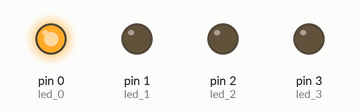
Recording of a program running on a simulated MicroPython board. Parts: output pins drawn as LEDs (lit = HIGH).

Above: at 0.5 s.
At 2.5 s:
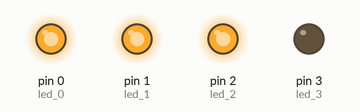
At 3.5 s:
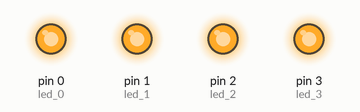
At 4.5 s:
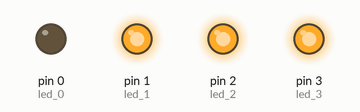
At 6.5 s:
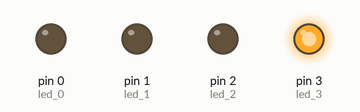
At 9.5 s:
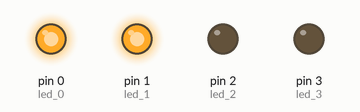
Timing chart, 0 to 10.4 s (numbered marks = the images above):
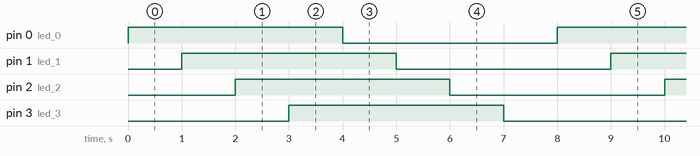

The program:

chenillard_4led_liste.py
```python
#Chenillard 4 leds liste

#Import des modules
from machine import Pin
import time

#Initialisation des leds
led_0 = Pin(0, Pin.OUT)
led_1 = Pin(1, Pin.OUT)
led_2 = Pin(2, Pin.OUT)
led_3 = Pin(3, Pin.OUT)

#Déclarer une liste de leds
LEDS = [led_0,led_1,led_2,led_3]

#Eteindre toutes les leds
for item in LEDS:
    item.value(0)

#Boucle infinie
while True:
    # Pour chaque led de la liste, inverser l’état de la led
    # Attendre une seconde
    for item in LEDS:
        item.toggle()
        time.sleep(1)
    
```

Measured:
- by itself, pin 0 (led_0), pin 1 (led_1), pin 2 (led_2), pin 3 (led_3): alternates HIGH for 4.0 s and LOW for 4.0 s
- by itself, everything shown: repeats every 8.0 s, in 8 steps
